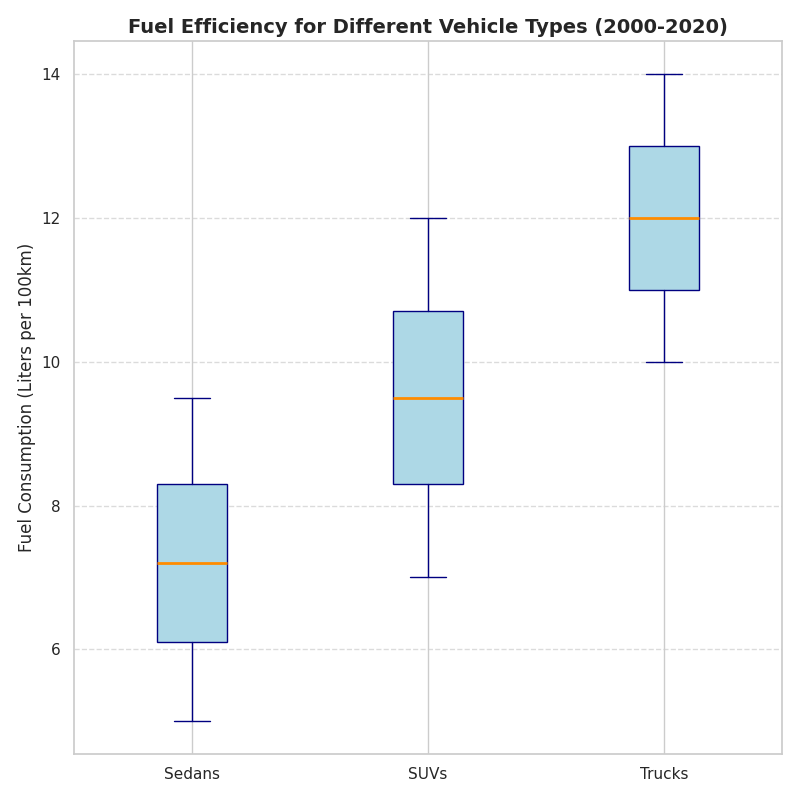

Generate this figure with Python:
import matplotlib.pyplot as plt

# Data for fuel consumption (liters per 100km) for different vehicle types from 2000 to 2020
sedans = [9.5, 9.2, 8.9, 8.7, 8.5, 8.3, 8.0, 7.8, 7.6, 7.4, 7.2, 7.0, 6.8, 6.5, 6.3, 6.1, 5.9, 5.7, 5.5, 5.3, 5.0]
suvs = [12.0, 11.8, 11.5, 11.3, 11.0, 10.7, 10.5, 10.3, 10.0, 9.8, 9.5, 9.3, 9.0, 8.8, 8.5, 8.3, 8.0, 7.8, 7.5, 7.3, 7.0]
trucks = [14.0, 13.8, 13.6, 13.4, 13.2, 13.0, 12.8, 12.6, 12.4, 12.2, 12.0, 11.8, 11.6, 11.4, 11.2, 11.0, 10.8, 10.6, 10.4, 10.2, 10.0]

# List of data groups
data = [sedans, suvs, trucks]

# Create the vertical boxplot for multiple groups
plt.figure(figsize=(8, 8))
plt.boxplot(data, vert=True, patch_artist=True, 
            boxprops=dict(facecolor='lightblue', color='navy'),
            whiskerprops=dict(color='navy'),
            capprops=dict(color='navy'),
            medianprops=dict(color='darkorange', linewidth=2),
            flierprops=dict(markerfacecolor='red', marker='o', markersize=8, linestyle='none'))

# Title and labels
plt.title("Fuel Efficiency for Different Vehicle Types (2000-2020)", fontsize=14, fontweight='bold')
plt.ylabel("Fuel Consumption (Liters per 100km)", fontsize=12)
plt.xticks(ticks=[1, 2, 3], labels=['Sedans', 'SUVs', 'Trucks'])

# Add gridlines for better readability
plt.grid(axis='y', linestyle='--', alpha=0.7)

# Automatically adjust layout
plt.tight_layout()

# Display the plot
plt.show()
